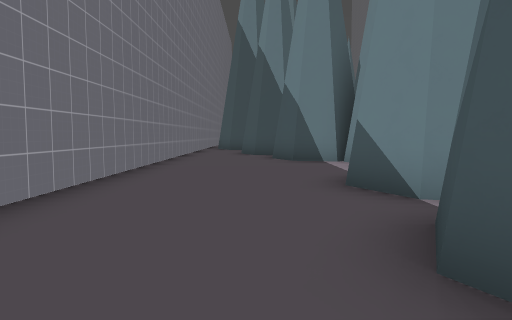
View 1 (above)

12 first-person views from a walk through a Godot game level. The camera is 1.4 m above the floor, tilts 4° down and sees 70° across. The floor is counted in squares, 2 m on a side. Each view is taken from the middle of a square. On the plan, view 1 faces up. The plan holds only what a view shows up to about 11 squares ahead; the rest is blank. The place goes on beyond the plan. Surface patterns are stand-ins for the level's own textures.

View 2
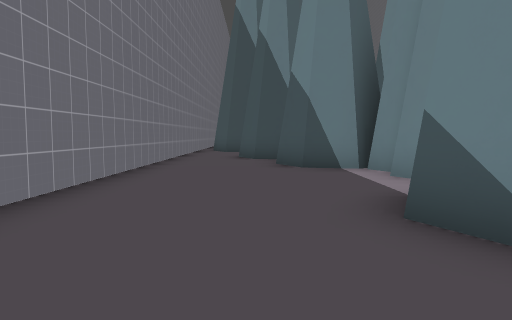

View 3
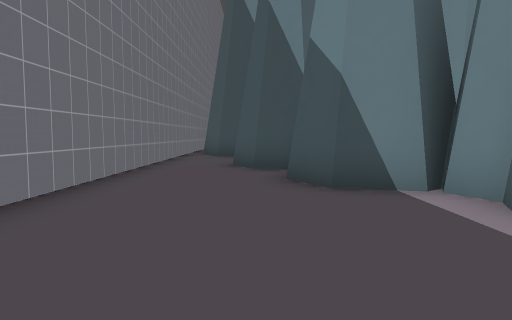

View 4
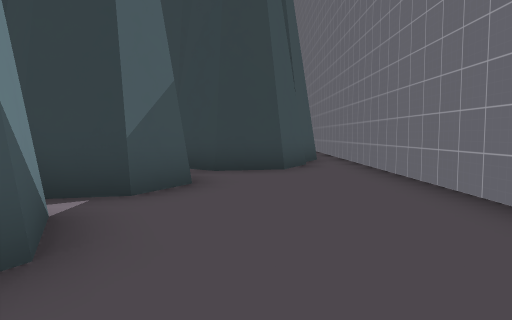

View 5
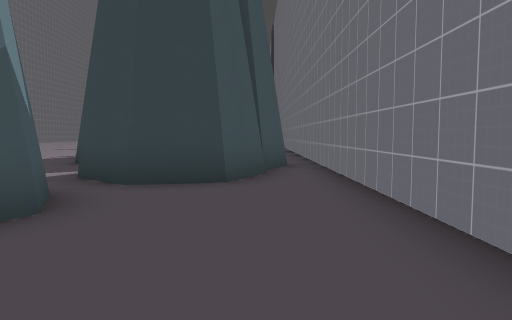

View 6
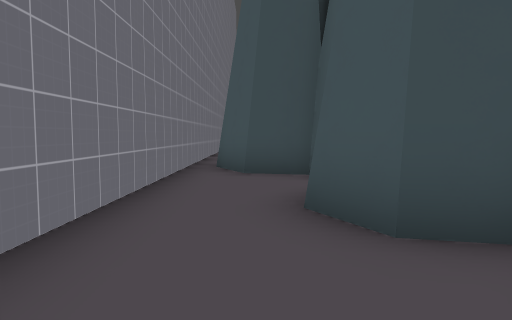

View 7
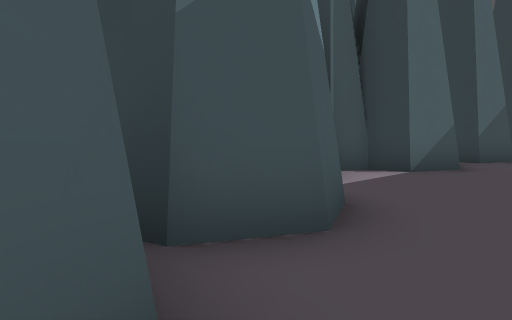

View 8
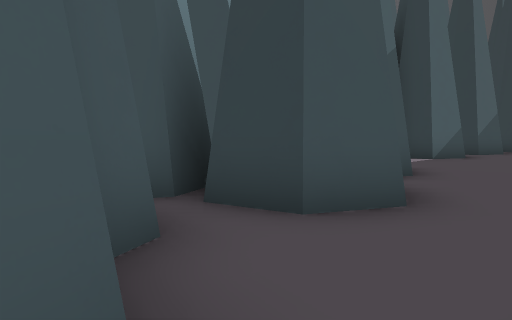

View 9
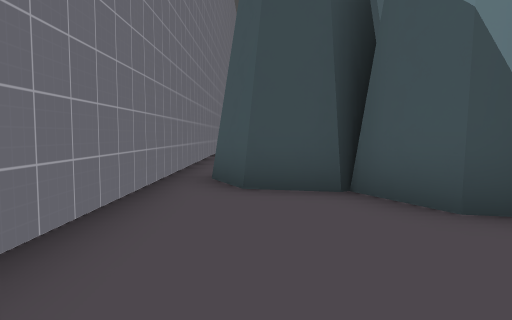

View 10
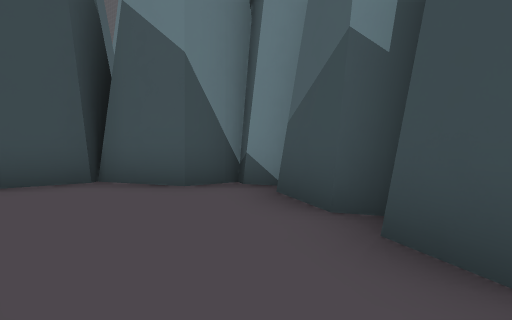

View 11
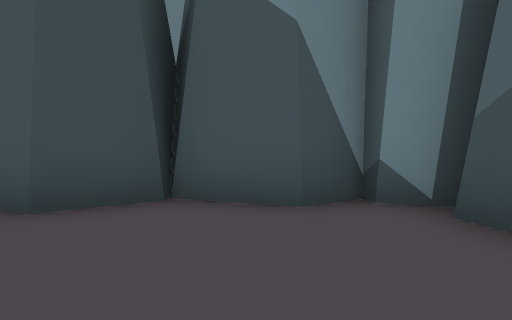

View 12
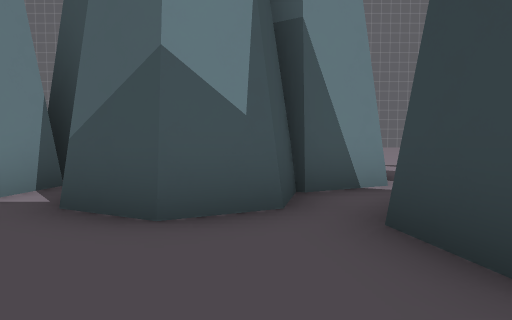

### Floor plan
Ten units are one square. View 1 is at (0, 0); x grows to the right and y downward. Boxes are objects, and circles mark ways between rooms. Rooms are numbered by the first view taken in them; rooms with no view inside come last. Other rooms are left out.
<svg viewBox="-30 -214 66 317">
<path fill="none" stroke="#000" d="M18 -40 13 -50 18 -61 26 -62 30 -70M26 -77 23 -82M27 -87 23 -94M27 -100 20 -95 11 -97 6 -108 10 -117 16 -119M8 -123 0 -125 -5 -135 0 -144M26 -5 15 -8 10 -18 15 -28 25 -30M-12 17 -6 4 8 1 19 10M31 8 24 -5M-25 -144 -25 45M-10 43 -16 31 -11 20M-25 -209 -25 -164M-12 -167 -18 -180M11 87 8 82 14 70M3 46 -10 43M17 64 19 60 8 58 2 44M-25 45 -25 70M0 98 5 89M20 71 15 62M6 40 -1 46M0 -144 11 -147M3 -157 -1 -164 -12 -167M-25 -164 -25 -144M21 -138 16 -148"/>
<circle cx="-20" cy="40" r="3" fill="#2a7"/>
<circle cx="-15" cy="-135" r="3" fill="#2a7"/>
<circle cx="-20" cy="-160" r="3" fill="#2a7"/>
<text x="-10" y="-60">1</text>
<text x="-10" y="-200">2</text>
<text x="-10" y="70">3</text>
<text x="-10" y="-150">4</text>
</svg>
Room 1 opens to room 3. Room 1 opens to room 4. Room 2 opens to room 4.

Where each view was taken, in squares from view 1:
view 1: 0 up, 0 right, facing up
view 2: 2 up, 0 right, facing up
view 3: 5 up, 0 right, facing up
view 4: 7 up, 0 right, facing down
view 5: 5 up, 1 left, facing down
view 6: 10 up, 1 left, facing up
view 7: 13 up, 1 left, facing down-right
view 8: 17 up, 2 left, facing down-right
view 9: 9 down, 1 left, facing up
view 10: 10 down, 2 left, facing up-right
view 11: 8 down, 2 left, facing up-right
view 12: 1 up, 2 left, facing right
